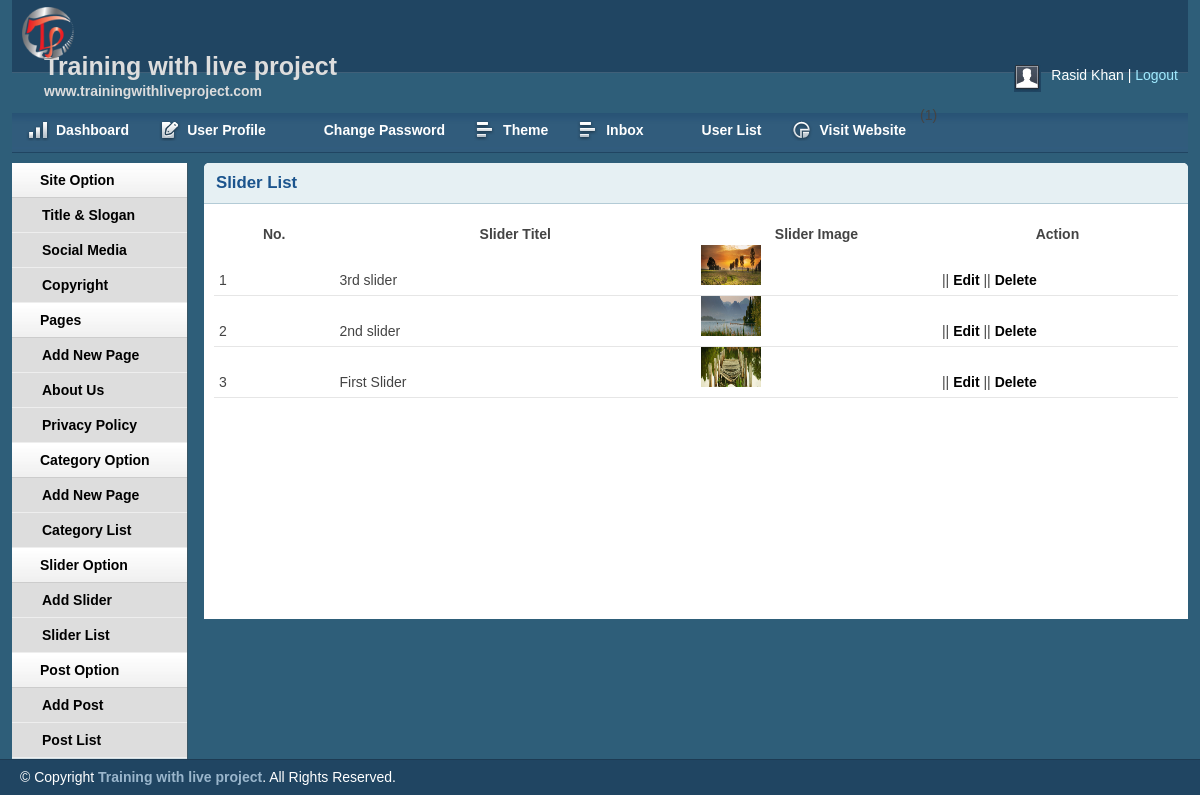
/admin/sliderlist.php (signed in), run on the app's committed database.
### tables this page shows
CREATE TABLE IF NOT EXISTS `add_page` (
  `id` int(11) NOT NULL AUTO_INCREMENT,
  `name` varchar(255) NOT NULL,
  `body` text NOT NULL,
  PRIMARY KEY (`id`)
);

CREATE TABLE IF NOT EXISTS `tbl_slider` (
  `id` int(11) NOT NULL AUTO_INCREMENT,
  `title` varchar(255) NOT NULL,
  `image` varchar(255) NOT NULL,
  PRIMARY KEY (`id`)
);

### lib/Database.php (called while the page is built, shortened)
<?php
Class Database{
	public $host   = DB_HOST;
	public $user   = DB_USER;
	public $pass   = DB_PASS;
	public $dbname = DB_NAME;
	public $link;
	public function connectDB(){
	$this->link = new mysqli($this->host, $this->user, $this->pass, $this->dbname);
 }
	public function select($sql){
		$result = $this->link->query($sql) or die($this->link->error.__LINE__);
		if($result->num_rows > 0){
			return $result;
		} else {
			return false;
		}
	}
}

### admin/sliderlist.php (the view, shortened to what this page needs)
<?php include 'inc/header.php';?>
<?php include 'inc/sidebar.php';?>
<div class="grid_10">
  <div class="box round first grid">
    <h2>Slider List</h2>
<div class="block">
  <table class="data display datatable" id="example">
    <thead>
      <tr>
        <th width="5%">No.</th>
        <th width="15%">Slider Titel</th>
        <th width="10%">Slider Image</th>
        <th width="10%">Action</th>
      </tr>
    </thead>
    <tbody>
      <?php
      $query="SELECT * from tbl_slider order by id desc";
      $category=$db->select($query);
      if ($category) {
       $i=0;
       while ($result=$category->fetch_assoc()) {
        $i++;
        ?>
          <tr class="odd gradeX">
           <td><?php echo $i; ?></td>
           <td><?php echo $result['title'];?></td>
           <td><img src="<?php echo $result['image'];?>" height="40px" width="60px"/></td>
           <td>
            || <a href="slideredit.php?slidereditid=<?php
            echo $result['id']; ?>" > Edit </a> ||
            <a onclick="return confirm('Are U sure to Delete!');"
            href="sliderdelete.php?delsliderid=<?php echo $result['id']; ?>" > Delete </a>
          </td>
        </tr>
    <?php } }?>
  </tbody>
</table>
</div>
</div>
</div>
<?php include 'inc/footer.php';?>

### admin/inc/sidebar.php
    <div class="grid_2">
<div class="box sidemenu">
<div class="block" id="section-menu">
    <ul class="section menu">
       <li><a class="menuitem">Site Option</a>
            <ul class="submenu">
                <li><a href="titleslogan.php">Title & Slogan</a></li>
                <li><a href="social.php">Social Media</a></li>
                <li><a href="copyright.php">Copyright</a></li>
            </ul>
        </li>
         <li><a class="menuitem">Pages</a>
            <ul class="submenu">
                <li><a href="addpage.php">Add New Page</a> </li>
<?php
$query="SELECT * from add_page";
$pages=$db->select($query);
if ($pages) {
   while ($result=$pages->fetch_assoc()) {
?>
<li><a href="page.php?pageid=<?php echo $result['id'];?>"><?php echo $result['name'];?></a> </li>
<?php } }?>
            </ul>
        </li>
        <li><a class="menuitem">Category Option</a>
            <ul class="submenu">
                <li><a href="addcat.php">Add New Page</a> </li>
                <li><a href="catlist.php">Category List</a> </li>
            </ul>
        </li>
        <li><a class="menuitem">Slider Option</a>
            <ul class="submenu">
                <li><a href="slideradd.php">Add Slider</a> </li>
                <li><a href="sliderlist.php">Slider List</a> </li>
            </ul>
        </li>
        <li><a class="menuitem">Post Option</a>
            <ul class="submenu">
                <li><a href="addpost.php">Add Post</a> </li>
                <li><a href="postlist.php">Post List</a> </li>
            </ul>
        </li>
    </ul>
</div>
</div>
</div>

### admin/css/layout.css (style rules this page uses)
body { background: #fff none repeat scroll 0 0; color: #444; font-size: 14px; padding: 0; }
a { color: #000; font-weight:bold; text-decoration: none; }
h1, h2, h3, h4, h5, h6 { line-height:1.2em; margin-bottom:.3em; }
h2 { margin-top:1em; }
.box { background:#fff; margin-bottom:20px; padding:10px 10px 10px 10px; margin-left:-8px; }
.box.grid { padding-bottom:40px; }
.box.round { -moz-border-radius: 5px 5px 0px 0px; -webkit-border-radius: 5px 5px 0px 0px; border-radius: 5px 5px 0px 0px; }
.box h2 { font-size:1.2em; font-weight:bold; color:#1B548D; background:#E6F0F3; margin:-10px -10px 0 -10px; padding:10px 12px; border-bottom:1px solid #B3CBD6; -moz-border-radius: 5px 5px 0px 0px; -webkit-border-radius: 5px 5px 0px 0px; border-radius: 5px 5px 0px 0px; }
.box.first { min-height: 406px; }
.block { padding-top:20px; }
.box.sidemenu { background-color:#D1DEE4; border-right:1px solid #3A5665; padding:0px; margin:0px; cursor:pointer; }
.box.sidemenu .block { padding-top:0px; margin-top:0px; }
ul, ol { padding-top:0; }
ul.menu { list-style:none; border-top:1px solid #bbb; }
ul.menu li { margin:0; }
ul.menu li a { display:block; padding:4px 10px; border-bottom:1px solid #ccc; }
ul.menu ul { list-style:none; margin:0; }
ul.menu ul li a { padding-left:30px; }
ul.section { border-top:0; margin-bottom:0; }
ul.section li a { background:url(../img/sidemenu-repeat.jpg) repeat-x; line-height:26px; padding-left:28px; }
ul.section li li a { background:#ddd; border-bottom:1px solid #eee; }
ul.section ul li { text-transform:none; }
.block { padding-bottom:1px; }
table.display { margin: 0 auto; clear: both; width: 100%; }
tr.odd { height: 30px; line-height: 30px; border-bottom:1px solid #e6e6e6; }
tr.odd td, tr.even td { padding-left:5px; }

### data on the page
add_page: name "About Us"
add_page: name "Privacy Policy"
tbl_slider: title "3rd slider", image (picture)
tbl_slider: title "2nd slider", image (picture)
tbl_slider: title "First Slider", image (picture)

### other printed values
$userid = Session::get('username') "Rasid Khan"
